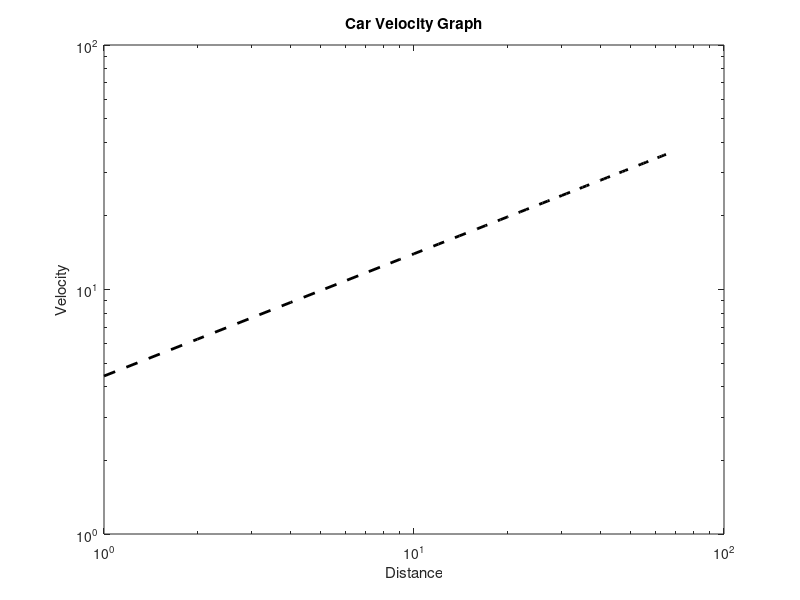

This figure's MATLAB source:
x = 1: 65;
y = sqrt(2*9.8*x);
loglog(x,y,'k--','Linewidth',2);
title('Car Velocity Graph');
xlabel('Distance');
ylabel('Velocity');